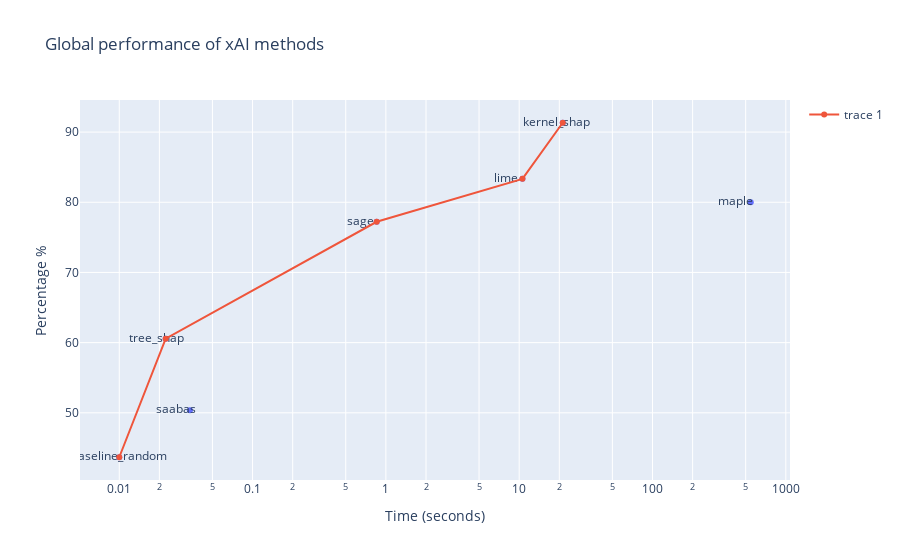

Write notebook code for a chart like this one.
### Code cell
fig = go.Figure()
fig = px.scatter(summary_df,
                 x='time',
                 y='percentage',
                 # s='explainer_name', # https://www.geeksforgeeks.org/how-to-annotate-matplotlib-scatter-plots/
                 # c='eligible_points',
                 text='explainer_name',
                 log_x=True,
                 labels={
                     "time": "Time (seconds)",
                     "percentage": "Percentage %",
                     'eligible_points': 'maximum score',
                     'explainer_name': 'Explainer'
                 },
                 title="Global performance of xAI methods",
                 )
fig.add_trace(go.Line(x=pareto_df.time,  #logx=True,
                      y=pareto_df.percentage,
                      text=pareto_df.explainer_name,
                      ))
fig.show();

### Figure 1 — Plotly figure (JSON) as saved in the notebook; plotly's stock layout.template omitted (floating-point values rounded to 4 significant figures)
{"data": [{"hovertemplate": "Time (seconds)=%{x}<br>Percentage %=%{y}<br>Explainer=%{text}<extra></extra>", "legendgroup": "", "marker": {"color": "#636efa", "symbol": "circle"}, "mode": "markers+text", "name": "", "orientation": "v", "showlegend": false, "text": ["baseline_random", "saabas         ", "tree_shap      ", "sage           ", "kernel_shap    ", "lime           ", "maple          "], "x": [0.01, 0.03389, 0.0223, 0.8532, 21.22, 10.58, 545.9], "xaxis": "x", "y": [43.67, 50.36, 60.56, 77.22, 91.33, 83.34, 80.0], "yaxis": "y", "type": "scatter"}, {"text": ["baseline_random", "tree_shap      ", "sage           ", "lime           ", "kernel_shap    "], "x": [0.01, 0.0223, 0.8532, 10.58, 21.22], "y": [43.67, 60.56, 77.22, 83.34, 91.33], "type": "scatter"}], "layout": {"xaxis": {"anchor": "y", "domain": [0.0, 1.0], "title": {"text": "Time (seconds)"}, "type": "log"}, "yaxis": {"anchor": "x", "domain": [0.0, 1.0], "title": {"text": "Percentage %"}}, "legend": {"tracegroupgap": 0}, "title": {"text": "Global performance of xAI methods"}}}
